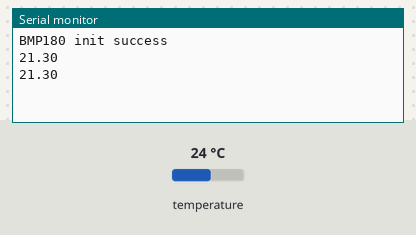
This sketch was run on a simulated Arduino Uno, built for the host (arithmetic inside an expression is 32-bit, double 64-bit). On the bench: the last lines printed to the serial monitor. The inputs (shaded band) are chosen by the test bench; at power-on: temperature 24 °C.

Above: at 2.8 s.
2.9 s: temperature set to 12 °C
At 5.0 s:
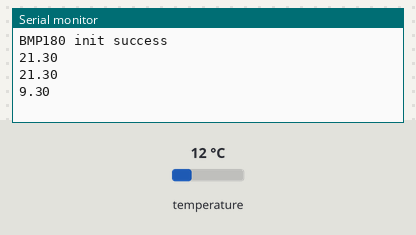
5.6 s: temperature set to 19 °C
At 6.7 s:
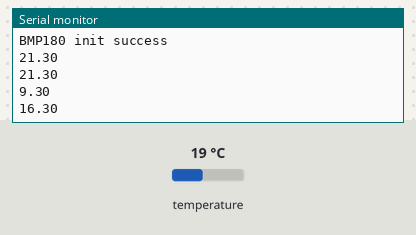
Timing chart, 0 to 8.6 s (numbered marks = the images above; inputs shaded):
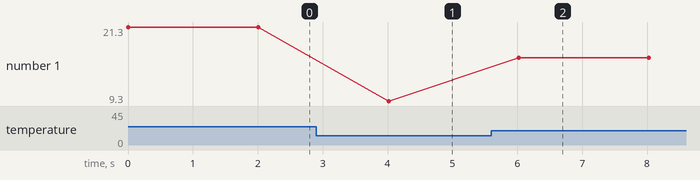

The sketch:

sketch_nov29a.ino
```cpp
#include <SFE_BMP180.h>
#include <Wire.h>
#include <SoftwareSerial.h>

SoftwareSerial BTserial(10, 11); // RX | TX
SFE_BMP180 tempSensor;
double T;
char status;
int sensorValue = 0;
void setup() {

Serial.begin(9600);
BTserial.begin(9600);
if (tempSensor.begin())
    Serial.println("BMP180 init success");
  else
  {
    Serial.println("BMP180 init fail\n\n");
    while(1); // Pause forever.
  }
}
void loop() {
status=tempSensor.startTemperature();
if(status!=0)
{
  delay(status);
}
sensorValue=tempSensor.getTemperature(T);
T-=2.7;   //for simple calibration can be changed according to altitude.
Serial.print(T,2);
Serial.print("\n");
BTserial.write(T);
BTserial.write("\n");

delay(2000);
}
```

Measured:
- after the input at 2.9 s, the serial monitor: prints a new line after 1.1 s (image 1)
- after the input at 5.6 s, the serial monitor: prints a new line after 0.42 s (image 2)
- plotted number 1: 21.3 → 9.3 after the input at 2.9 s, 9.3 → 16.3 after the input at 5.6 s
